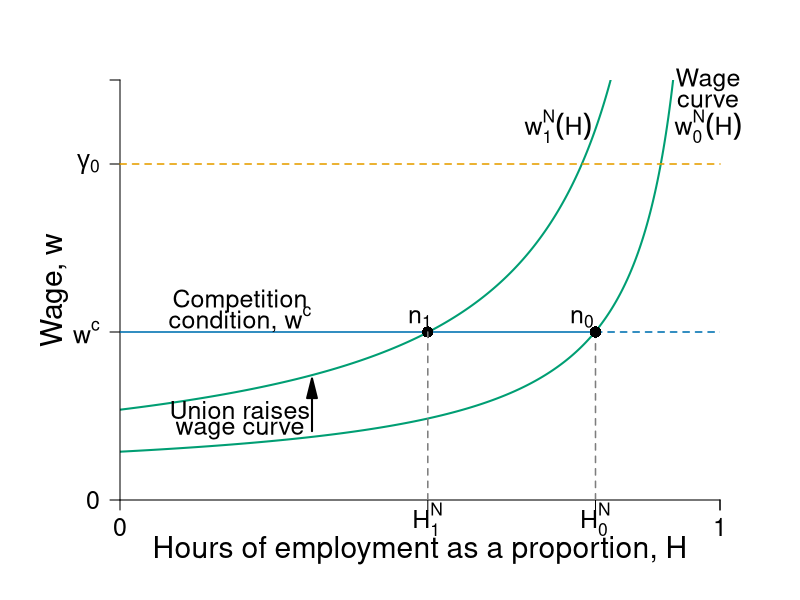

Here is the R script that generated this plot:
require(shape)
require(plotrix)
pdf(file = "capitalism/employment_unions_bad_v2.pdf", width = 9, height = 7)

#Set parameters for graphics
pointsize <- 1.8
axislabelsize <- 1.8
labelsize <- 1.5
namesize <- 1.8
annotatesize <- 1.5
graphlinewidth <- 2
segmentlinewidth <- 1.5

COL <- c("#7fc97f", "#beaed4", "#fdc086", "#ffff99", "#386cb0", "#f0027f", "#bf5b17", "#666666")
COLA <- c("#e0f3db", "#99d8c9","#66c2a4","#41ae76", "#238b45", "#005824")
COLB <- c("#c6dbef", "#4eb3d3", "#2b8cbe", "#0868ac","#084081")
COLC <- c("#fcfbfd", "#efedf5", "#dadaeb", "#bcbddc", "#9e9ac8", "#807dba", "#6a51a3", "#54278f", "#3f007d")
grays <- gray.colors(25, start = 1, end = 0, alpha = 1)
CBCols <- c("#009E73","#0072B2","#E69F00","#CC79A7", "#F0E442")

WageFn <- function(h, ubar = 3, B = 2, t = 0.8) {
  B + ubar + (ubar - ubar*t +  ubar*t*h )/(t*(1 - h))
}


par(mar =  c(5, 6, 4, 4))
xlims <- c(0, 1)
ylims <- c(0, 50)


plot(0, 0, xlim = xlims, ylim = ylims, type = "n",
     xlab = "",
     ylab = "",
     xaxt = "n", 
     yaxt = "n",
     cex.lab = axislabelsize, 
     bty = "n", 
     xaxs = "i", 
     yaxs = "i")

text(-0.11, 0.5*ylims[2], expression(paste("Wage, ", w)), xpd = TRUE, cex = axislabelsize, srt = 90) 
text(0.5*xlims[2], -6, expression(paste("Hours of employment as a proportion, ", H)), xpd = TRUE, cex = axislabelsize) 


npts <- 500 
npts2 <- 501
#Specify the sequences of points for graphing. 
xx1 <- seq(xlims[1], 1, length.out = npts)
xx2 <- seq(xlims[1], xlims[2], length.out = npts)
xx3 <- seq(xlims[1], xlims[2], length.out = npts2)
xx4 <- seq(xlims[1], 25, length.out = npts2)

#Draw the lines for the graphs
lines(xx1, WageFn(xx1), col = CBCols[1], lwd = graphlinewidth)
#lines(xx2, solowCondition(xx2, delta = 5), col = COL[3], lwd = 4)
#lines(xx2, solowInfeas(xx2, delta = 5), col = COL[1], lwd = 4, lty = 2)

#Union raises the wage function
lines(xx1, WageFn(xx1, ubar = 7), col = CBCols[1], lwd = graphlinewidth)

#Customize ticks and labels for the plot
#ticksy <- c(0, 5, 10, 20,  40)
#ylabels <- c(0, expression(paste(B)), expression(paste(B+underline(u)/t[0])), expression(paste(B+underline(u)/t[1])), expression(paste(w[0])), NA)
#ylabels <- c(0,  expression(paste(B + underline(u[0]))), expression(paste(B + underline(u[1]))), expression(paste(w^c)), NA)
ticksy <- c(0, 20,  40, 50)
#ylabels <- c(0, expression(paste(B)), expression(paste(B+underline(u)/t[0])), expression(paste(B+underline(u)/t[1])), expression(paste(w[0])), NA)
ylabels <- c(0,  expression(paste(w^c)), expression(paste(gamma[0])), NA)


ticksx <- c(0, 0.513, 0.7925, 1, xlims[2])
xlabels <- c(0, expression(paste(H[1]^N)),expression(paste(H[0]^N)), 1.0, NA)
axis(1, at = ticksx, pos = 0, labels = xlabels, cex.axis = labelsize)
axis(2, at = ticksy, pos = 0, labels = ylabels, las = 1, cex.axis = labelsize)

#Annotation of the  graphs
text(0.98, 50, expression(paste("Wage")), cex = labelsize,xpd = TRUE)
text(0.98, 47.5, expression(paste("curve")), cex = labelsize,xpd = TRUE)
text(0.98, 44.5, expression(paste(w[0]^N*(H))), cex = labelsize,xpd = TRUE)


text(0.73, 44.5, expression(paste(w[1]^N*(H))), cex = labelsize, xpd = TRUE)

#segments(1, 0, 1, 42, lty = 2, lwd = 3, col = "darkgray")
segments(0.7925, 0, 0.7925, 20, lty = 2, lwd = segmentlinewidth, col = grays[20])

#Arrows(0.8, 15, 0.8, 19, col = "black", lty = 1, lwd = 2, arr.type = "triangle")
#Arrows(0.8, 15, 0.8, 11, col = "black", lty = 1, lwd = 2, arr.type = "triangle")
#text(0.98, 16.5, expression(paste("Employment rent")))
#text(0.98, 15, expression(paste("decreases with union")))

#Labor productivity 
segments(0, 40, xlims[2], 40, lty = 2, lwd = segmentlinewidth, col = CBCols[3], xpd = TRUE)


#Original competition condition 
segments(0, 20, 0.7925, 20, lty = 1, lwd = segmentlinewidth, col = CBCols[2])
segments(0.7925, 20, 1.2, 20, lty = 2, lwd = segmentlinewidth, col = CBCols[2])

points(0.513, 20, pch = 16, col = "black", cex = 1.5)
text(0.77, 21.6, expression(paste(n[0])), cex = labelsize)

#segments(0, 10, 1.2, 10, lty = 2, lwd = 2, col = "darkgray")
#text(0.97, 11, expression(paste(B + a[1])))



# Arrows(0.7, 20.5, 0.7, 29, col = "black", lty = 1, lwd = 2, arr.type = "triangle")
# text(0.51, 28.2, expression(paste("Union raises")), cex = labelsize, xpd = TRUE)
# text(0.51, 26, expression(paste("wage curve")), cex = labelsize, xpd = TRUE)

segments(0.513, 0, 0.513, 20, lty = 2, lwd = segmentlinewidth, col = grays[20])
points(0.7925, 20, pch = 16, col = "black", cex = 1.5)
text(0.5, 21.6, expression(paste(n[1])), cex = labelsize)
#text(1.02, 26, expression(paste(zpc[1], ", ", w == w[1])))


#Unemployment benefits & a
#segments(0, 5, 1.2, 5, lty = 2, lwd = 2, col = "darkgray")
#segments(0, 2.5, 1.2, 2.5, lty = 2, lwd = segmentlinewidth, col = grays[20])

#Zero profit condition
text(0.2, 23.7, expression(paste("Competition")), cex = labelsize, xpd = TRUE)
text(0.2, 21.5, expression(paste("condition, ", w^c)), cex = labelsize, xpd = TRUE)
#text(1.00, 18.5, expression(paste(w^c)), cex = labelsize, xpd = TRUE)

Arrows(0.32, 8.2, 0.32, 13.3, col = "black", lty = 1, lwd = 2, arr.type = "triangle")
text(0.2, 10.7, expression(paste("Union raises")), cex = labelsize, xpd = TRUE)
text(0.2, 8.3, expression(paste("wage curve")), cex = labelsize, xpd = TRUE)


#text(0.97, 6, expression(paste(B + a[0])))
#text(0.97, 3.5, expression(paste(B, " (unemployment benefits)")))
#text(1.08, 36, expression(paste("level of")))
#text(1.08, 34, expression(paste("employment, ", bar(H))))


dev.off()
